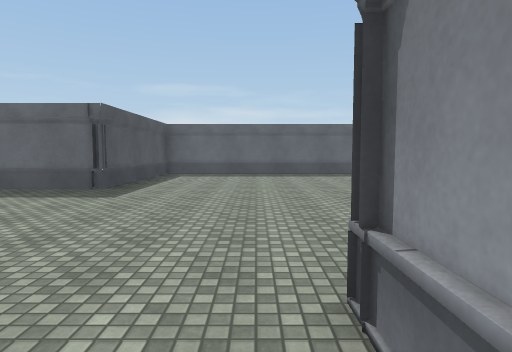
View 1 (above)

24 first-person views from a walk through a Unity game level. The camera is 1.4 m above the floor, tilts 4° down and sees 75° across. The floor is counted in squares, 2 m on a side. Each view is taken from the middle of a square. On the plan, view 1 faces up. The plan holds only what a view shows up to about 10 squares ahead; the rest is blank. The place goes on beyond the plan. The player is left out. Surface patterns are stand-ins for the level's own textures.

View 2
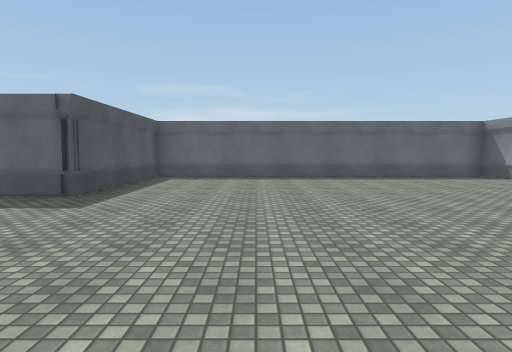

View 3
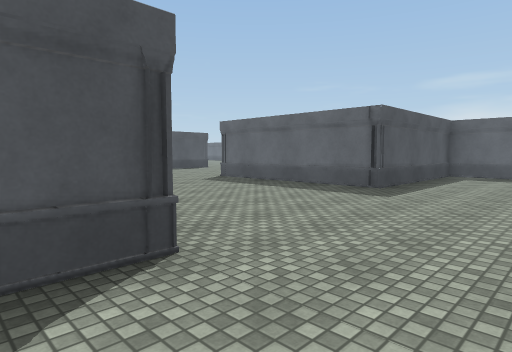

View 4
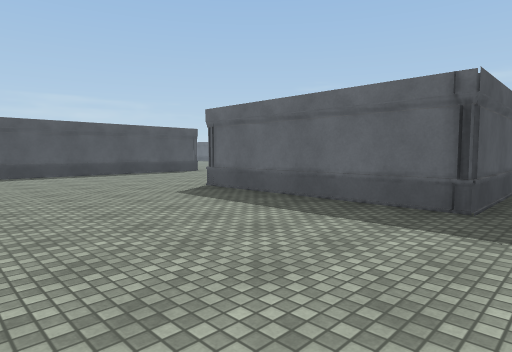

View 5
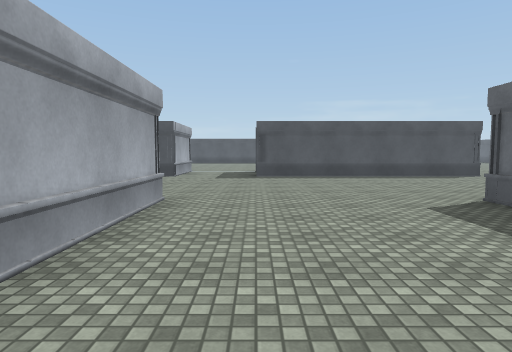

View 6
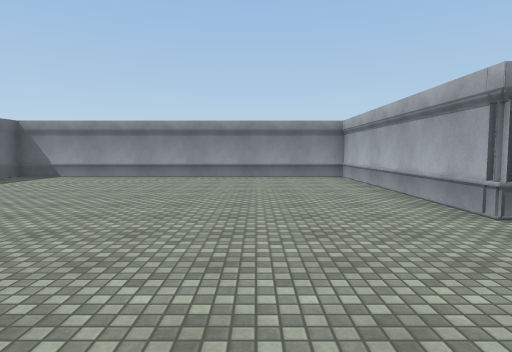

View 7
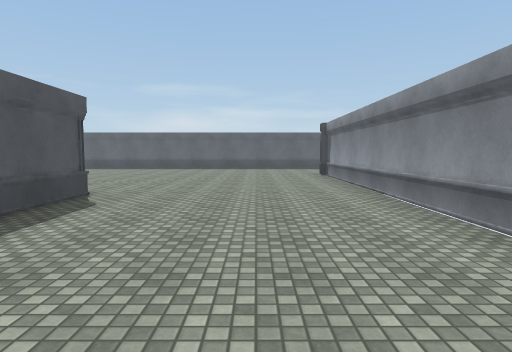

View 8
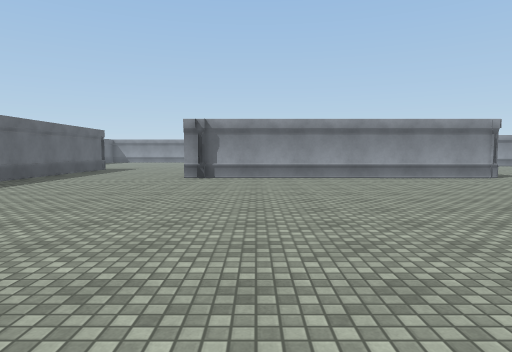

View 9
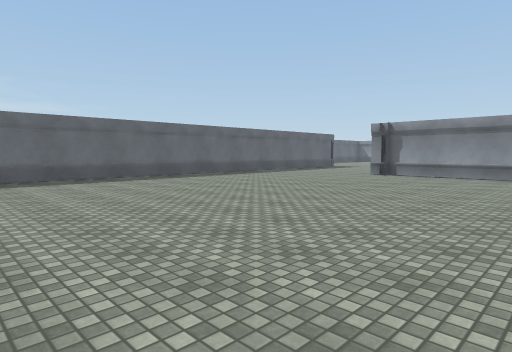

View 10
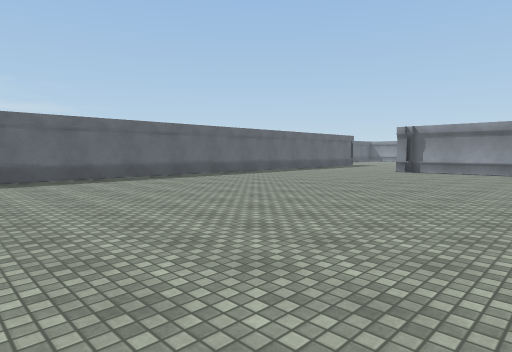

View 11
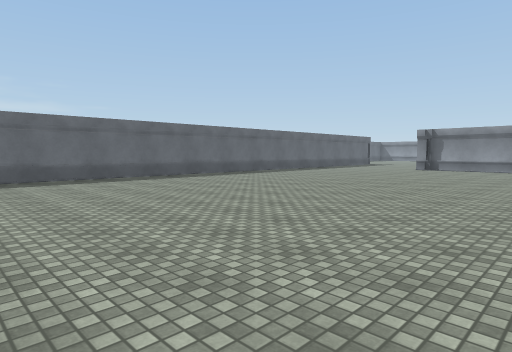

View 12
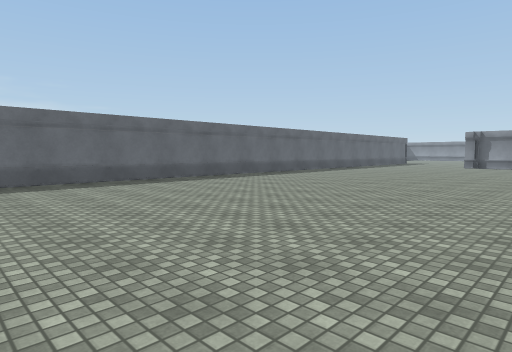

View 13
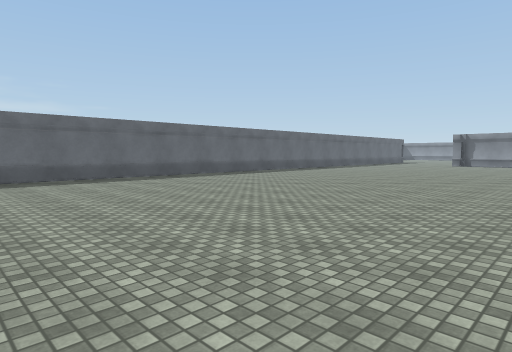

View 14
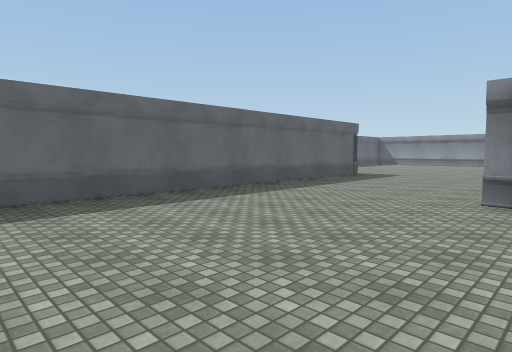

View 15
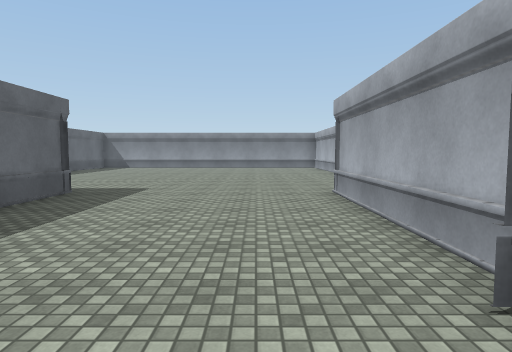

View 16
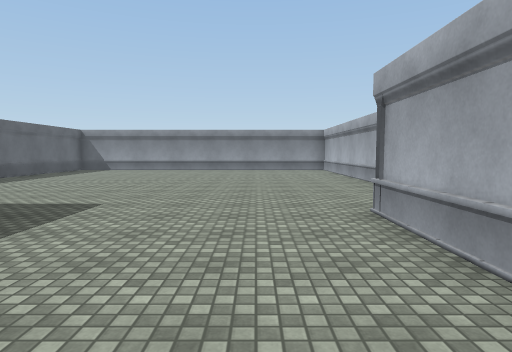

View 17
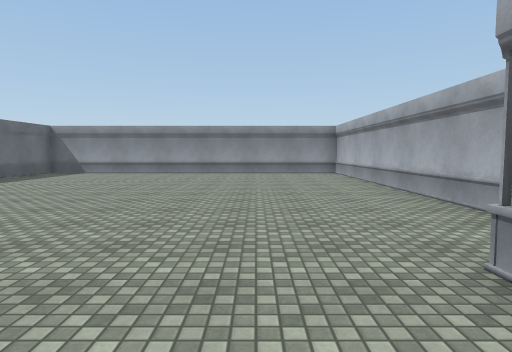

View 18
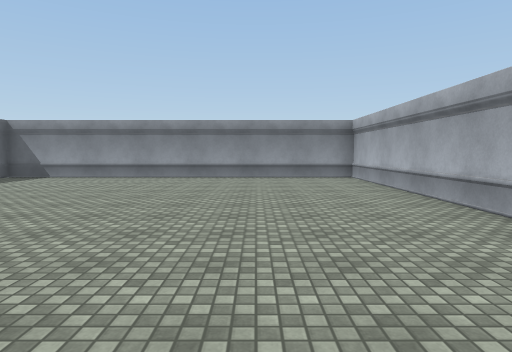

View 19
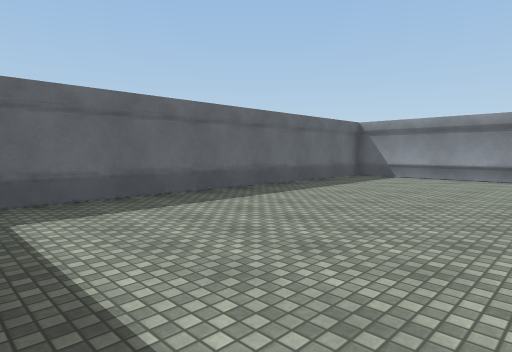

View 20
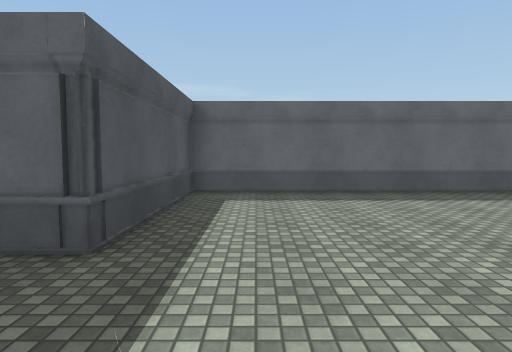

View 21
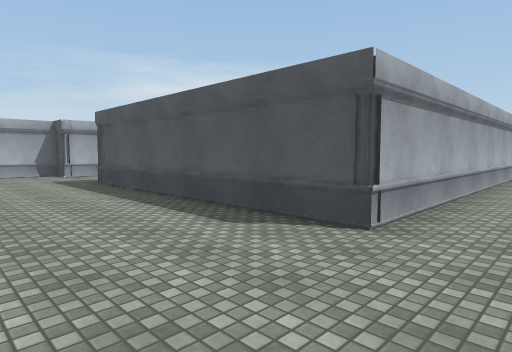

View 22
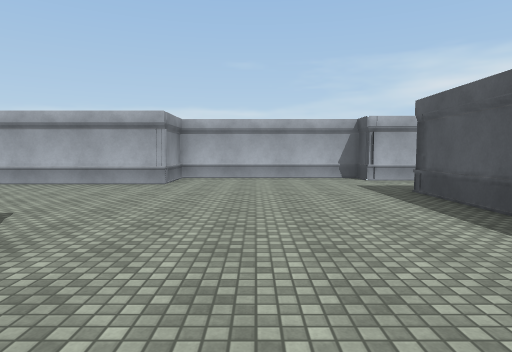

View 23
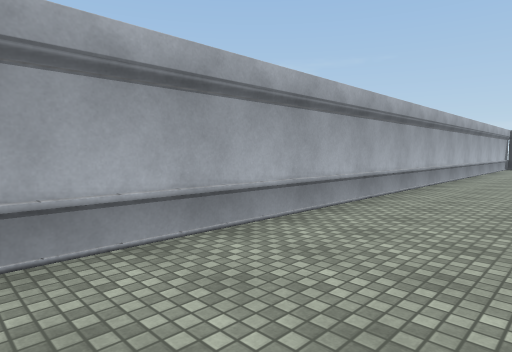

View 24
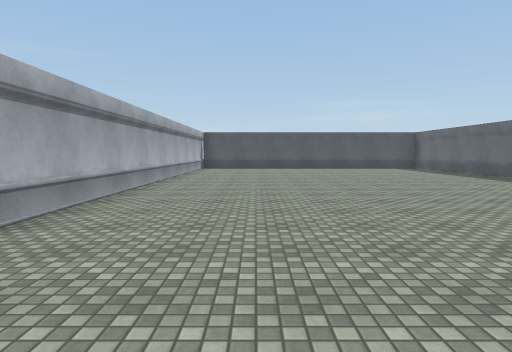

### Floor plan
Points are (right, up) in squares from view 1. A wall is a line through its corners. A room is listed if a view was taken in it or the views show most of it. See-through windows are left out.
Room 1 (views 1, 2, 3)
walls: (-2.1, 1.2) (-2.1, 0.1); (0.5, 0.5) (0.5, 1.6)
ways out: opening at (-0.5, 1) to room 2
Room 2 (views 4, 5, 6, 7, 8, 9, 10, 11, 12, 13, 14, 15, 16, 17, 18, 19, 20, 21, 22, 23, 24)
walls: (-7.2, 14.6) (-3, 14.6); (-1.4, 13.2) (6.5, 13.2) (6.5, 23.1) (-3.2, 23.1) (-3.2, 19.3) (-27.1, 19.3); (-14.1, 0.5) (-12.9, 0.5) (-12.9, -0.2) (-7.9, -0.2) (-7.9, 1.6) (-4.2, 1.6); (0.5, 1.6) (6.7, 1.6) (6.7, 10.9) (-2.9, 10.9) (-2.9, 6.4) (-7.8, 6.4) (-7.8, 15); (-27, 9.6) (-12.9, 9.6) (-12.9, 3)
ways out: opening at (-0.5, 1) to room 1

Positions as (right, up) in squares from view 1, and headings:
1: (0, 0), facing up
2: (0, 1), facing up
3: (0, 0), facing up-left
4: (-2, 2), facing up-left
5: (-3, 3), facing left
6: (-3, 4), facing right
7: (-10, 4), facing up
8: (-17, 13), facing right
9: (-18, 10), facing up-right
10: (-20, 10), facing up-right
11: (-22, 10), facing up-right
12: (-25, 11), facing up-right
13: (-27, 10), facing up-right
14: (-13, 14), facing up-right
15: (-9, 16), facing right
16: (-7, 16), facing right
17: (-5, 16), facing right
18: (-3, 16), facing right
19: (-3, 18), facing up-right
20: (-2, 17), facing up
21: (-10, 11), facing down-left
22: (-10, 9), facing down
23: (-15, 12), facing down-left
24: (-17, 12), facing left
